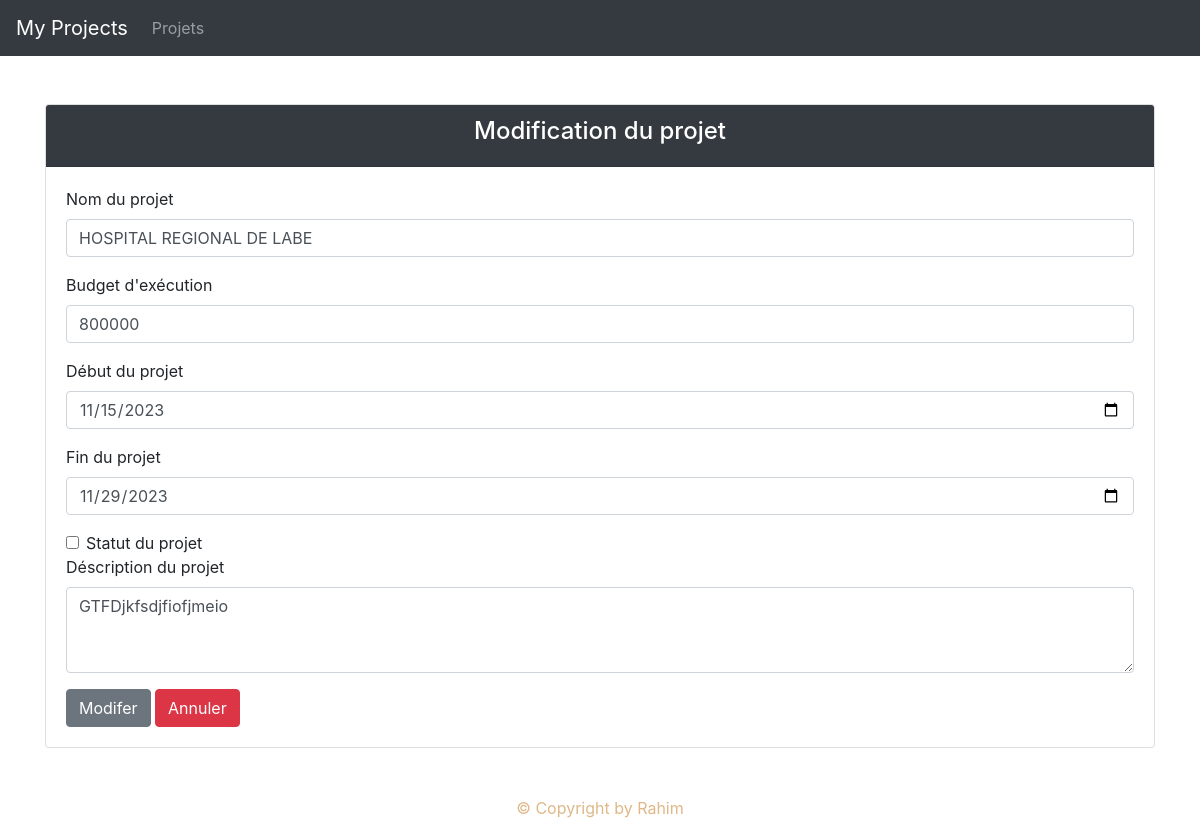
Screenshot of /?page=editprojet&idprojet=9 with the database file from the repository.
### tables this page shows
CREATE TABLE `projets` (
  `id` int(11) NOT NULL,
  `code` varchar(255) NOT NULL,
  `nom` varchar(100) NOT NULL,
  `description` varchar(1000) NOT NULL,
  `budget` int(8) NOT NULL,
  `date_debut` date NOT NULL,
  `date_fin` date NOT NULL,
  `statut` tinyint(1) NOT NULL
);

### bd/projet_db.php (called while the page is built, shortened)
<?php
    function getProjetById($id){
        global $db;
        $sql = "SELECT * FROM projets where id = $id";
        return $db -> query($sql) -> fetch(2);
    }

### view/editprojet.php (the view, shortened to what this page needs)
<?php
    $id = $_GET['idprojet'];
    $projet = getProjetById($id);
?>
<div class="container mt-5 offset">
    <div class="card" >
        <div class="card-header bg-dark">
           <h4 style="color: white;" class="text-center" >Modification du projet </h4>
        </div>
        <div class="card-body">
            <form action="" method="post">
                <div class="mb-3">
                    <label for="exampleFormControlInput1" class="form-label" >Nom du projet</label>
                    <input type="text" class="form-control" name="nom" value="<?= $projet['nom'] ?>" required>
                </div>
                <div class="mb-3">
                    <label for="exampleFormControlInput1" class="form-label">Budget d'exécution</label>
                    <input type="number" class="form-control" name="budget" value="<?= $projet['budget'] ?>" required>
                </div>
                <div class="mb-3">
                    <label for="exampleFormControlInput1" class="form-label">Début du projet</label>
                    <input type="date" class="form-control" name="date_debut" value="<?= $projet['date_debut'] ?>" required>
                </div>
                <div class="mb-3">
                    <label for="exampleFormControlInput1" class="form-label">Fin du projet</label>
                    <input type="date" class="form-control" name="date_fin" value="<?= $projet['date_fin'] ?>" required>
                </div>
                <div class="form-check form-switch">
                    <input class="form-check-input" type="checkbox" name="statut" value="<?= $projet['statut'] ?>">
                    <label class="form-check-label" for="flexSwitchCheckDefault">Statut du projet</label>
                </div>
                <div class="mb-3">
                    <label for="exampleFormControlTextarea1" class="form-label">Déscription du projet</label>
                    <textarea class="form-control" name ='description' rows="3"><?= $projet['description'] ?></textarea>
                </div>
                <input class="btn btn-secondary" type="submit" name="editer" value = "Modifer">
                <input class="btn btn-danger" type="submit" name="annuler" value = "Annuler">
            </form>
        </div>
    </div>
</div>

### rows the page displays
projets: nom "HOSPITAL REGIONAL DE LABE", budget "800000", date_debut "11/15/2023", date_fin "11/29/2023", description "GTFDjkfsdjfiofjmeio"
